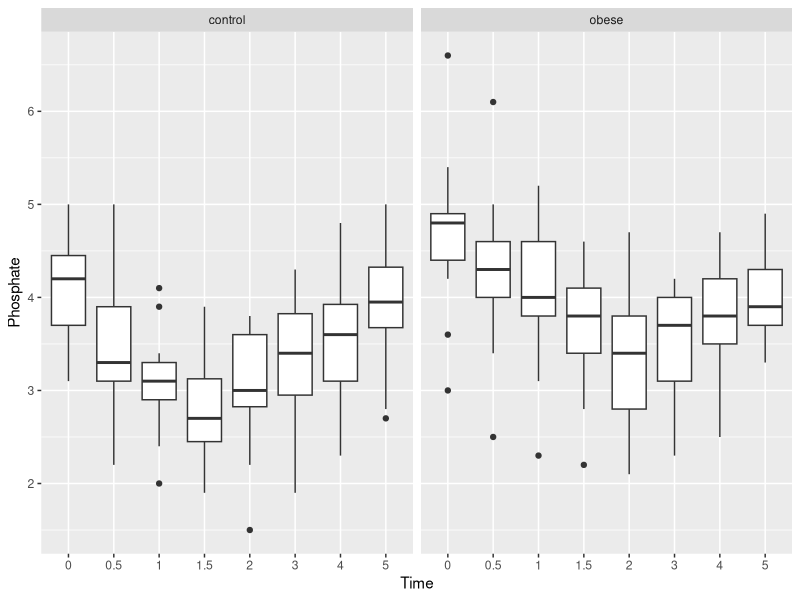
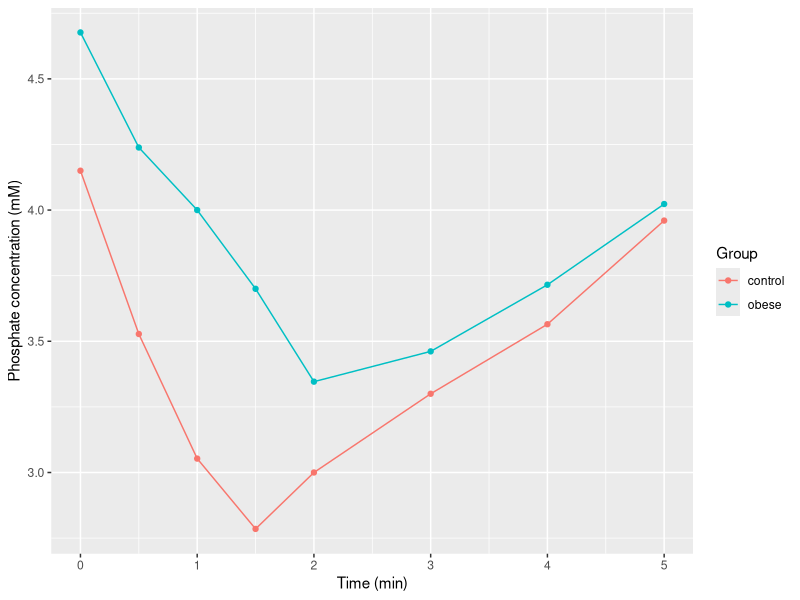

These figures' R source, in order:
## ---- chunk 1
# setting rmarkdown options
knitr::opts_chunk$set(echo = TRUE, warning=FALSE, message=FALSE)
## ---- chunk 2
# clear all variables that might be stored from a previous analysis:
rm(list=ls(all=T))
## ---- chunk 3
# load packages
library(magrittr)
# help(package="magrittr")
library(readr)
# help(package="readr")
library(dplyr)
# help(package="dplyr")
library(tidyr)
# help(package="tidyr")
library(stringr)
# help(package="stringr")
library(ggplot2)
# help(package="ggplot2")
## ---- chunk 4
phosphate <- readr::read_csv("data/phosphate_b.csv")
# View(phosphate)
print(phosphate)
## ---- chunk 5
phosphate.2 <- phosphate %>% 
  dplyr::select(-X1)
# View(phosphate.2)
print(phosphate.2)
## ---- chunk 6
phosphate.3 <- phosphate.2 %>% 
  tidyr::pivot_longer(-group, names_to = "Time", values_to = "Phosphate")
# View(phosphate.3)
print(phosphate.3)
## ---- chunk 7
phosphate.4 <- phosphate.3 %>% 
  dplyr::rename(Group = group) %>% 
  dplyr::arrange(Group, Time)
# View(phosphate.4)
print(phosphate.4)
## ---- chunk 8
phosphate.5 <- phosphate.4 %>% 
  dplyr::mutate(Time = stringr::str_remove(Time, "t")) %>% 
  dplyr::mutate(Time = as.numeric(Time))
# View(phosphate.5)
print(phosphate.5)
## ---- chunk 9
# drop_na(phosphate.5) would remove rows containing NA in any column
# drop_na(phosphate.5, Phosphate) will remove rows with NA specifically in the Phosphate column
phosphate.6 <- tidyr::drop_na(phosphate.5, Phosphate)
# View(phosphate.6)
print(phosphate.6)
## ---- chunk 10
# To allow ggplot creating a boxplot with time on the x-axis, the Time column has to be
# converted back to a specific text format, called 'factor':
gg1 <- phosphate.6 %>% 
  dplyr::mutate(Time = factor(Time, levels=sort(unique(phosphate.6$Time)))) %>% 
  ggplot(aes(x=Time, y=Phosphate)) + geom_boxplot() + facet_wrap(~Group)
gg1
## ---- chunk 11
phosphate.7 <- phosphate.6 %>% 
  dplyr::group_by(Group, Time) %>% 
  dplyr::summarise(Average = mean(Phosphate),
                   SD = sd(Phosphate)) %>% 
  dplyr::mutate(lower = Average - SD,
                upper = Average + SD)
# View(phosphate.6)
# dplyr::select(phosphate.7, -lower, -upper)
## ---- chunk 12
gg2 <- phosphate.7 %>% 
  ggplot(aes(x=Time, y=Average, color=Group)) +
  geom_line() +
  # geom_errorbar(aes(ymin=lower, ymax=upper, width=0.1)) +
  geom_point() +
  labs(x="Time (min)",
       y="Phosphate concentration (mM)")
gg2
## ---- chunk 13
phosphate.x <- readr::read_csv("data/phosphate_b.csv") %>% 
  dplyr::select(-X1) %>% 
  tidyr::pivot_longer(-group, names_to = "Time", values_to = "Phosphate") %>% 
  dplyr::rename(Group = group) %>% 
  dplyr::arrange(Group, Time) %>% 
  dplyr::mutate(Time = stringr::str_remove(Time, "t")) %>% 
  dplyr::mutate(Time = as.numeric(Time)) %>% 
  dplyr::filter(!is.na(Phosphate))

phosphate.summary <- phosphate.x %>% 
  dplyr::group_by(Group, Time) %>% 
  dplyr::summarise(Average = mean(Phosphate),
                   SD = sd(Phosphate)) %>% 
  dplyr::mutate(lower = Average - SD,
                upper = Average + SD)
## ---- chunk 14
# solutions here
## ---- chunk 15
# solutions here
## ---- chunk 16
sessionInfo()
